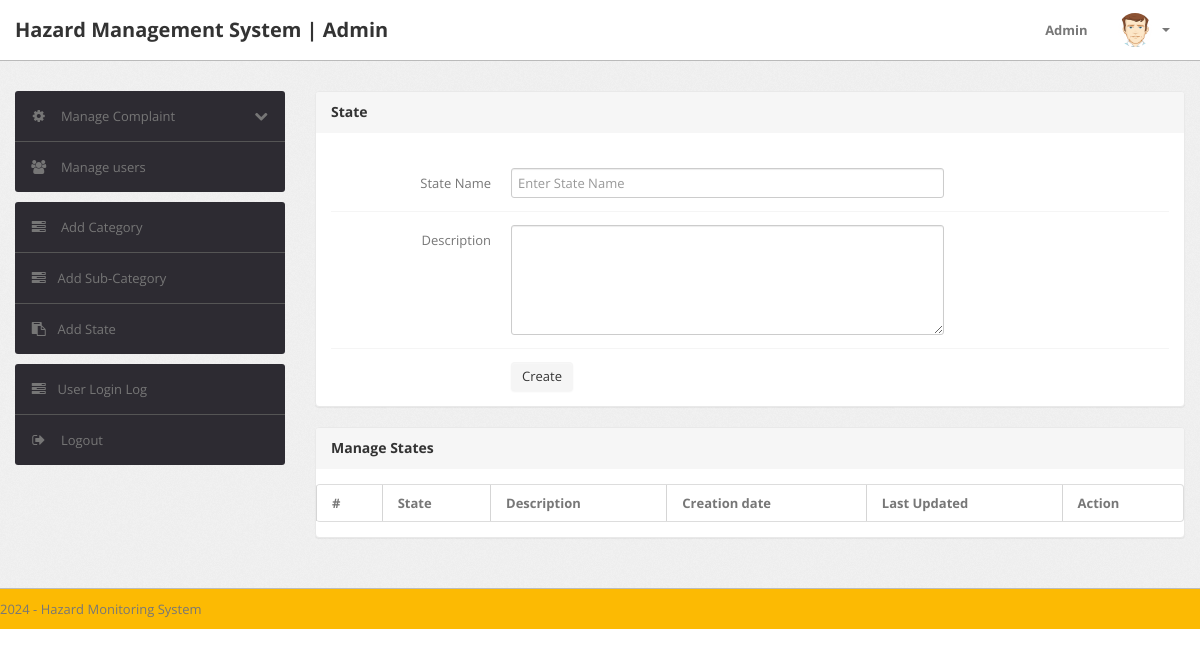
The app's page /admin/state.php (signed in), older data.
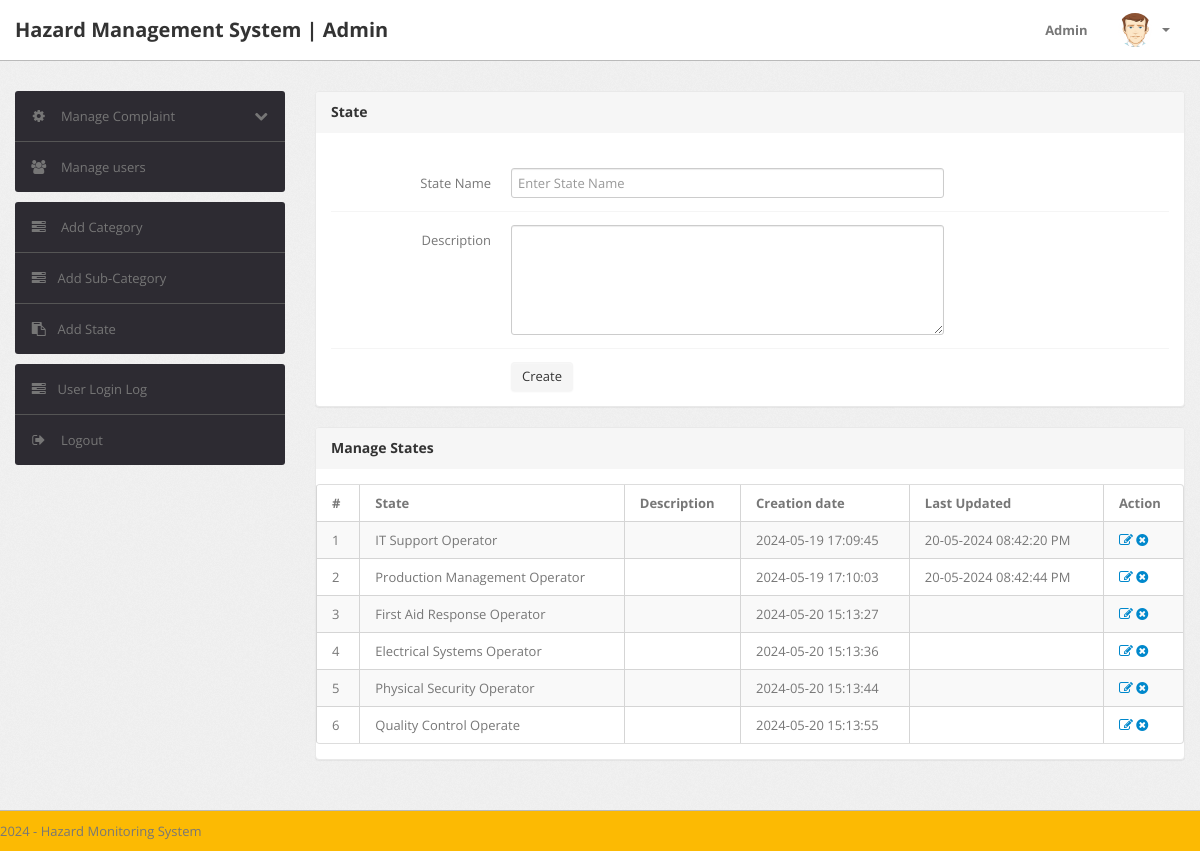
The same page, newer data.
### tables this page shows
CREATE TABLE `state` (
  `id` int(11) NOT NULL,
  `stateName` varchar(255) NOT NULL,
  `stateDescription` tinytext NOT NULL,
  `postingDate` timestamp NOT NULL DEFAULT current_timestamp(),
  `updationDate` varchar(255) NOT NULL
);

### admin/state.php (the view, shortened to what this page needs)
<?php
include('include/config.php');
if(strlen($_SESSION['alogin'])==0)
	{
header('location:index.php');
}
else{
?>
<!DOCTYPE html>
<html lang="en">
<head>
	<link type="text/css" href="bootstrap/css/bootstrap.min.css" rel="stylesheet">
	<link type="text/css" href="bootstrap/css/bootstrap-responsive.min.css" rel="stylesheet">
	<link type="text/css" href="css/theme.css" rel="stylesheet">
	<link type="text/css" href="images/icons/css/font-awesome.css" rel="stylesheet">
</head>
<body>
<?php include('include/header.php');?>
	<div class="wrapper">
		<div class="container">
			<div class="row">
<?php include('include/sidebar.php');?>
			<div class="span9">
					<div class="content">
						<div class="module">
							<div class="module-head">
								<h3>State</h3>
							</div>
							<div class="module-body">
									<br />
			<form class="form-horizontal row-fluid" name="Category" method="post" >
<div class="control-group">
<label class="control-label" for="basicinput">State Name</label>
<div class="controls">
<input type="text" placeholder="Enter State Name"  name="state" class="span8 tip" required>
</div>
</div>
<div class="control-group">
											<label class="control-label" for="basicinput">Description</label>
											<div class="controls">
												<textarea class="span8" name="description" rows="5"></textarea>
											</div>
										</div>
	<div class="control-group">
											<div class="controls">
												<button type="submit" name="submit" class="btn">Create</button>
											</div>
										</div>
									</form>
							</div>
						</div>
	<div class="module">
							<div class="module-head">
								<h3>Manage States</h3>
							</div>
							<div class="module-body table">
								<table cellpadding="0" cellspacing="0" border="0" class="datatable-1 table table-bordered table-striped	 display" width="100%">
									<thead>
										<tr>
											<th>#</th>
											<th>State</th>
											<th>Description</th>
											<th>Creation date</th>
											<th>Last Updated</th>
											<th>Action</th>
										</tr>
									</thead>
									<tbody>
<?php $query=mysqli_query($bd, "select * from state");
$cnt=1;
while($row=mysqli_fetch_array($query))
{
?>
										<tr>
											<td><?php echo htmlentities($cnt);?></td>
											<td><?php echo htmlentities($row['stateName']);?></td>
											<td><?php echo htmlentities($row['stateDescription']);?></td>
											<td> <?php echo htmlentities($row['postingDate']);?></td>
											<td><?php echo htmlentities($row['updationDate']);?></td>
											<td>
											<a href="edit-state.php?id=<?php echo $row['id']?>" ><i class="icon-edit"></i></a>
											<a href="state.php?id=<?php echo $row['id']?>&del=delete" onClick="return confirm('Are you sure you want to delete?')"><i class="icon-remove-sign"></i></a></td>
										</tr>
										<?php $cnt=$cnt+1; } ?>
								</table>
							</div>
						</div>
					</div>
				</div>
			</div>
		</div>
	</div>
<?php include('include/footer.php');?>
</body>
<?php } ?>

Row changes from the older to the newer data that the page shows:
added state: stateName "IT Support Operator", postingDate "2024-05-19 17:09:45", updationDate "20-05-2024 08:42:20 PM"
added state: stateName "Production Management Operator", postingDate "2024-05-19 17:10:03", updationDate "20-05-2024 08:42:44 PM"
added state: stateName "First Aid Response Operator", postingDate "2024-05-20 15:13:27"
added state: stateName "Electrical Systems Operator", postingDate "2024-05-20 15:13:36"
added state: stateName "Physical Security Operator", postingDate "2024-05-20 15:13:44"
added state: stateName "Quality Control Operate", postingDate "2024-05-20 15:13:55"
